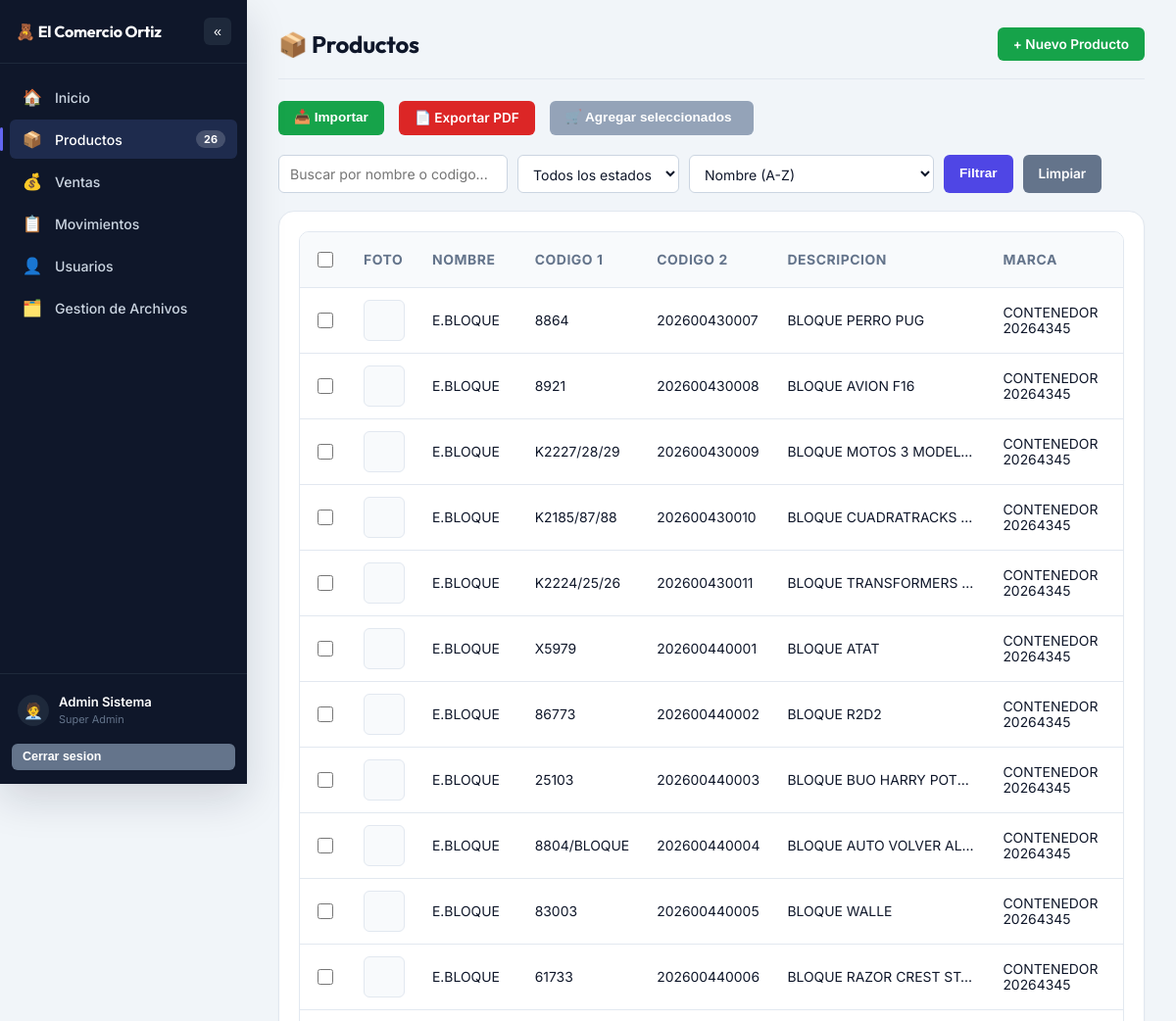
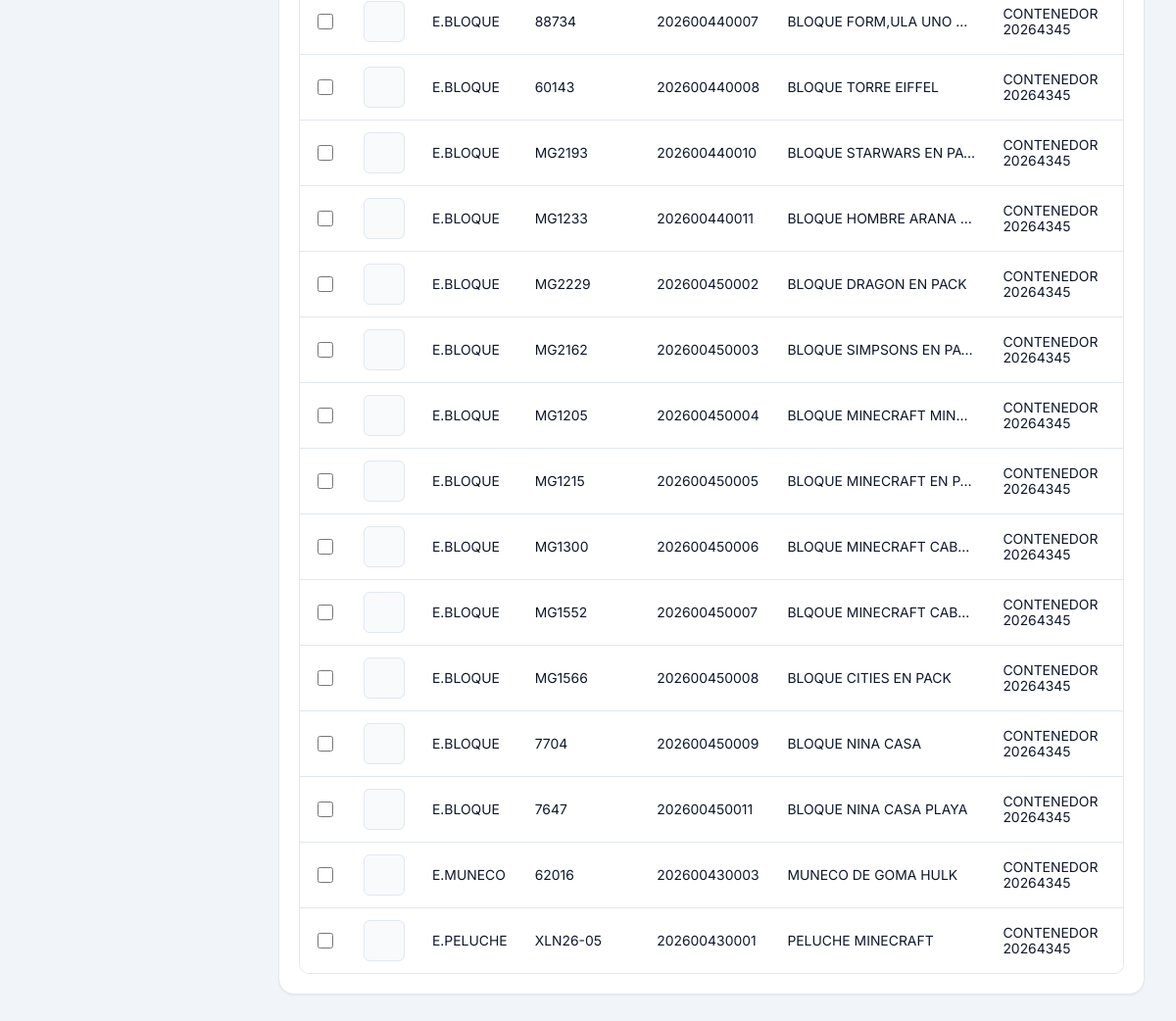
Page /productos/ (signed in) on the committed database (2 pictures, top to bottom).
### tables this page shows
CREATE TABLE productos (
    id_producto INTEGER PRIMARY KEY AUTOINCREMENT,
    foto_url TEXT,
    nombre TEXT NOT NULL,
    -- codigo_1 NO es unico por si solo: el cliente confirmo que se repite
    -- entre productos distintos en su catalogo real. Lo que si identifica
    -- un producto de forma unica es la COMBINACION codigo_1 + codigo_2
    -- (ver el UNIQUE compuesto al final de la tabla, y
    -- productos_model.get_producto_por_codigo / guardar_o_actualizar_desde_excel,
    -- que ya matchean por el par completo).
    codigo_1 TEXT NOT NULL,
    codigo_2 TEXT,
    descripcion TEXT,
    marca TEXT,

    -- Esquema de precios
    precio_unidad_facturado REAL DEFAULT 0,   -- PUF
    precio_docena_facturado REAL DEFAULT 0,   -- PDF
    precio_paquete_facturado REAL DEFAULT 0,  -- PPF
    precio_paquete_neto REAL DEFAULT 0,       -- PPN
    precio_docena_neto REAL DEFAULT 0,        -- PDN
    precio_docena_comercial REAL DEFAULT 0,   -- PDC
    descuento_porcentaje REAL DEFAULT 0,
    incremento_porcentaje REAL DEFAULT 0,

    -- Presentacion y empaque
    pcs_paquete INTEGER DEFAULT 0,
    pcs_caja INTEGER DEFAULT 0,
    venta_fraccionada TEXT DEFAULT 'No' CHECK(venta_fraccionada IN ('Si', 'No')),

    -- Ubicacion y existencias
    id_ubicacion INTEGER REFERENCES ubicaciones(id_ubicacion),
    posicion TEXT,
    -- Puede quedar en 0 o mayor (piezas sueltas -> decimal, ej. venta
    -- fraccionada) o en NEGATIVO: negativo significa que se aprobo una
    -- venta por mas de lo que habia en tienda, y ese numero es lo que
    -- falta reponer desde el almacen (ver alerta en Inicio).
    cantidad REAL NOT NULL DEFAULT 0,

    -- Estado de negocio (Activo/Inactivo). "Agotado" NO se guarda aqui:
    -- se calcula en la aplicacion comparando cantidad <= 0 (0 o negativo,
    -- ver mas abajo), para evitar que quede desincronizado con el stock real.
    estado TEXT DEFAULT 'Activo' CHECK(estado IN ('Activo', 'Inactivo')),

    UNIQUE(codigo_1, codigo_2)
);

### controllers/productos_controller.py (the view)
@productos_bp.route('/')
@roles_required(*ROLES_TODOS)
def index():
    estado = request.args.get('estado', '')
    busqueda = request.args.get('busqueda', '')
    orden = request.args.get('orden', '')
    productos = productos_model.get_all_productos(estado=estado or None, busqueda=busqueda or None, orden=orden or None)
    return render_template(
        'productos/productos_view.html',
        productos=productos,
        estado_filtro=estado,
        busqueda=busqueda,
        orden_actual=orden or productos_model.ORDEN_PRODUCTOS_DEFAULT,
    )

### models/database.py (called while the page is built)
def get_db():
    if 'db' not in g:
        g.db = sqlite3.connect(current_app.config['DATABASE'])
        g.db.row_factory = sqlite3.Row
        g.db.execute('PRAGMA foreign_keys = ON')
    return g.db

### models/productos_model.py (called while the page is built)
def get_all_productos(estado=None, busqueda=None, orden=None):
    db = get_db()
    query = """
        SELECT p.*, u.nombre AS ubicacion_nombre
        FROM productos p
        LEFT JOIN ubicaciones u ON p.id_ubicacion = u.id_ubicacion
        WHERE 1 = 1
    """
    params = []
    if estado:
        query += " AND p.estado = ?"
        params.append(estado)
    if busqueda:
        query += " AND (p.nombre LIKE ? OR p.codigo_1 LIKE ? OR p.codigo_2 LIKE ?)"
        like = f"%{busqueda}%"
        params.extend([like, like, like])
    orden_sql = resolver_orden_sql(orden, ORDENES_PRODUCTOS, ORDEN_PRODUCTOS_DEFAULT)
    query += f" ORDER BY {orden_sql}"
    return db.execute(query, params).fetchall()

def contar_productos():
    db = get_db()
    return db.execute("SELECT COUNT(*) AS c FROM productos").fetchone()['c']

def contar_faltantes():
    db = get_db()
    return db.execute("SELECT COUNT(*) AS c FROM productos WHERE cantidad < 0").fetchone()['c']

### models/ventas_model.py (called while the page is built)
def contar_pendientes(id_personal_filtro=None):
    db = get_db()
    if id_personal_filtro:
        return db.execute(
            "SELECT COUNT(*) AS c FROM ventas WHERE estado = 'Pendiente' AND id_personal_registro = ?",
            (id_personal_filtro,),
        ).fetchone()['c']
    return db.execute(
        "SELECT COUNT(*) AS c FROM ventas WHERE estado = 'Pendiente'"
    ).fetchone()['c']

### utilities/utilities.py (called while the page is built)
def roles_required(*roles_permitidos):
    def decorador(vista):
        @wraps(vista)
        def envoltura(*args, **kwargs):
            if 'id_personal' not in session:
                return redirect(url_for('auth.login'))
            if session.get('rol') not in roles_permitidos:
                flash('No tienes permisos para acceder a esa seccion.', 'danger')
                return redirect(url_for('inicio.index'))
            return vista(*args, **kwargs)
        return envoltura
    return decorador

def resolver_orden_sql(orden, opciones, default):
    return opciones.get(orden, opciones[default])

### templates/productos/productos_view.html (shortened to what this page needs)
{% extends "shared/base.html" %}
{% block content %}
    <div class="page-header">
        <h1>📦 Productos</h1>
        {% if session.get('rol') in ROLES_GESTION %}
            <a href="{{ url_for('productos.nuevo') }}" class="btn btn-success">+ Nuevo Producto</a>
        {% endif %}
    </div>
    <div class="actions-bar">
        {% if session.get('rol') in ROLES_GESTION %}
            <button type="button" class="btn btn-success" data-modal-open="modalImportar">📥 Importar</button>
            <a href="{{ url_for('im_ex.exportar_productos_pdf') }}" class="btn btn-danger" target="_blank">
                📄 Exportar PDF
            </a>
        {% endif %}
        {% if session.get('rol') in ROLES_VENTAS %}
            <button type="submit" form="formCarritoMultiple" id="btnAgregarSeleccionados" class="btn btn-primary" disabled>
                🛒 Agregar seleccionados
            </button>
        {% endif %}
    </div>
    <form method="get" class="filters">
        <input type="text" name="busqueda" placeholder="Buscar por nombre o codigo..." value="{{ busqueda }}">
        <select name="estado">
            <option value="" {{ 'selected' if not estado_filtro }}>Todos los estados</option>
        </select>
        <select name="orden">
            <option value="nombre_asc" {{ 'selected' if orden_actual == 'nombre_asc' }}>Nombre (A-Z)</option>
        </select>
        <button type="submit" class="btn btn-primary">Filtrar</button>
        <a href="{{ url_for('productos.index') }}" class="btn btn-secondary">Limpiar</a>
    </form>
    <div class="card">
        {% if productos %}
            <div class="table-scroll">
                <table>
                    <thead>
                        <tr>
                            {% if session.get('rol') in ROLES_VENTAS %}
                                <th><input type="checkbox" id="chkTodos" title="Seleccionar todos"></th>
                            {% endif %}
                            <th>Foto</th>
                            <th>Nombre</th>
                            <th>Codigo 1</th>
                            <th>Codigo 2</th>
                            <th>Descripcion</th>
                            <th>Marca</th>
                            <th>PUF</th>
                        </tr>
                    </thead>
                    <tbody>
                        {% for p in productos %}
                            <tr>
                                {% if session.get('rol') in ROLES_VENTAS %}
                                    <td>
                                        <input type="checkbox" class="chk-producto" name="ids_seleccionados"
                                               value="{{ p.id_producto }}" form="formCarritoMultiple"
                                               {{ 'disabled' if p.cantidad <= 0 }}>
                                    </td>
                                {% endif %}
                                <td>
                                    {% if p.foto_url %}
                                        <img class="thumb" src="{{ url_for('static', filename='uploads/' ~ p.foto_url) }}" alt="{{ p.nombre }}">
                                    {% else %}
                                        <div class="thumb"></div>
                                    {% endif %}
                                </td>
                                <td>{{ p.nombre }}</td>
                                <td>{{ p.codigo_1 }}</td>
                                <td>{{ p.codigo_2 }}</td>
                                <td class="cell-desc" title="{{ p.descripcion }}">{{ p.descripcion }}</td>
                                <td>{{ p.marca }}</td>
                                <td>{{ '%.2f'|format(p.precio_unidad_facturado) }}</td>
                            </tr>
                        {% endfor %}
                    </tbody>
                </table>
            </div>
        {% endif %}
    </div>
{% endblock %}

### templates/shared/base.html (shortened to what this page needs)
<!DOCTYPE html>
<html lang="es">
<head>
    <link rel="stylesheet" href="{{ url_for('static', filename='css/style.css') }}">
</head>
<body>
    <div class="app-wrapper">
        <aside class="sidebar" id="sidebar">
            <div class="sidebar-header">
                <span class="brand-text">🧸 El Comercio Ortiz</span>
                <button type="button" class="sidebar-toggle" id="sidebarToggle" title="Contraer/Expandir menu">
                    <span id="toggleIcon">&laquo;</span>
                </button>
            </div>
            <nav class="nav-tabs">
                <a href="{{ url_for('inicio.index') }}"
                   class="{{ 'active' if request.endpoint == 'inicio.index' }}">
                    <span class="nav-icon">🏠</span><span class="nav-text">Inicio</span>
                </a>
                <a href="{{ url_for('productos.index') }}"
                   class="{{ 'active' if request.blueprint == 'productos' }}">
                    <span class="nav-icon">📦</span><span class="nav-text">Productos</span>
                    {% if sidebar_total_productos is defined %}
                        <span class="nav-badge-group"><span id="badgeTotalProductos" class="nav-badge">{{ sidebar_total_productos }}</span></span>
                    {% endif %}
                </a>
                {% if session.get('rol') in ROLES_VENTAS %}
                <a href="{{ url_for('ventas.index') }}"
                   class="{{ 'active' if request.blueprint == 'ventas' }}">
                    <span class="nav-icon">💰</span><span class="nav-text">Ventas</span>
                        {% set carrito_count = session.get('carrito', [])|length %}
                </a>
                <a href="{{ url_for('movimientos.index') }}"
                   class="{{ 'active' if request.blueprint == 'movimientos' }}">
                    <span class="nav-icon">📋</span><span class="nav-text">Movimientos</span>
                </a>
                {% endif %}
                {% if session.get('rol') == ROL_SUPER_ADMIN %}
                <a href="{{ url_for('personal.index') }}"
                   class="{{ 'active' if request.blueprint == 'personal' }}">
                    <span class="nav-icon">👤</span><span class="nav-text">Usuarios</span>
                </a>
                {% endif %}
                {% if session.get('rol') in ROLES_GESTION %}
                <a href="{{ url_for('archivos.index') }}"
                   class="{{ 'active' if request.blueprint == 'archivos' }}">
                    <span class="nav-icon">🗂️</span><span class="nav-text">Gestion de Archivos</span>
                </a>
                {% endif %}
            </nav>
            <div class="sidebar-footer">
                <div class="sidebar-user">
                    <span class="nav-icon">🧑‍💼</span>
                    <span class="nav-text"><strong>{{ session.get('nombre_completo', '') }}</strong><br><small>{{ session.get('rol', '') }}</small></span>
                </div>
                <form action="{{ url_for('auth.logout') }}" method="post">
                    <button type="submit" class="btn btn-secondary btn-sm sidebar-logout" title="Cerrar sesion">Cerrar sesion</button>
                </form>
            </div>
        </aside>
        <main class="main-content">
            <div class="container">
                {% block content %}{% endblock %}
            </div>
        </main>
    </div>
</body>
</html>

### rows in the picture
productos: nombre "E.BLOQUE", codigo_1 "8864", codigo_2 "202600430007", descripcion "BLOQUE PERRO PUG", marca "CONTENEDOR 20264345"
productos: nombre "E.BLOQUE", codigo_1 "8921", codigo_2 "202600430008", descripcion "BLOQUE AVION F16", marca "CONTENEDOR 20264345"
productos: nombre "E.BLOQUE", codigo_1 "K2227/28/29", codigo_2 "202600430009", descripcion "BLOQUE MOTOS 3 MODEL…", marca "CONTENEDOR 20264345"
productos: nombre "E.BLOQUE", codigo_1 "K2185/87/88", codigo_2 "202600430010", descripcion "BLOQUE CUADRATRACKS…", marca "CONTENEDOR 20264345"
productos: nombre "E.BLOQUE", codigo_1 "K2224/25/26", codigo_2 "202600430011", descripcion "BLOQUE TRANSFORMERS…", marca "CONTENEDOR 20264345"
productos: nombre "E.BLOQUE", codigo_1 "X5979", codigo_2 "202600440001", descripcion "BLOQUE ATAT", marca "CONTENEDOR 20264345"
productos: nombre "E.BLOQUE", codigo_1 "86773", codigo_2 "202600440002", descripcion "BLOQUE R2D2", marca "CONTENEDOR 20264345"
productos: nombre "E.BLOQUE", codigo_1 "25103", codigo_2 "202600440003", descripcion "BLOQUE BUO HARRY POT…", marca "CONTENEDOR 20264345"
productos: nombre "E.BLOQUE", codigo_1 "8804/BLOQUE", codigo_2 "202600440004", descripcion "BLOQUE AUTO VOLVER AL…", marca "CONTENEDOR 20264345"
productos: nombre "E.BLOQUE", codigo_1 "83003", codigo_2 "202600440005", descripcion "BLOQUE WALLE", marca "CONTENEDOR 20264345"
productos: nombre "E.BLOQUE", codigo_1 "61733", codigo_2 "202600440006", descripcion "BLOQUE RAZOR CREST ST…", marca "CONTENEDOR 20264345"
productos: nombre "E.BLOQUE", codigo_1 "88734", codigo_2 "202600440007", descripcion "BLOQUE FORM,ULA UNO…", marca "CONTENEDOR 20264345"
productos: nombre "E.BLOQUE", codigo_1 "60143", codigo_2 "202600440008", descripcion "BLOQUE TORRE EIFFEL", marca "CONTENEDOR 20264345"
productos: nombre "E.BLOQUE", codigo_1 "MG2193", codigo_2 "202600440010", descripcion "BLOQUE STARWARS EN PA…", marca "CONTENEDOR 20264345"
productos: nombre "E.BLOQUE", codigo_1 "MG1233", codigo_2 "202600440011", descripcion "BLOQUE HOMBRE ARANA…", marca "CONTENEDOR 20264345"
productos: nombre "E.BLOQUE", codigo_1 "MG2229", codigo_2 "202600450002", descripcion "BLOQUE DRAGON EN PACK", marca "CONTENEDOR 20264345"
productos: nombre "E.BLOQUE", codigo_1 "MG2162", codigo_2 "202600450003", descripcion "BLOQUE SIMPSONS EN PA…", marca "CONTENEDOR 20264345"
productos: nombre "E.BLOQUE", codigo_1 "MG1205", codigo_2 "202600450004", descripcion "BLOQUE MINECRAFT MIN…", marca "CONTENEDOR 20264345"
productos: nombre "E.BLOQUE", codigo_1 "MG1215", codigo_2 "202600450005", descripcion "BLOQUE MINECRAFT EN P…", marca "CONTENEDOR 20264345"
productos: nombre "E.BLOQUE", codigo_1 "MG1300", codigo_2 "202600450006", descripcion "BLOQUE MINECRAFT CAB…", marca "CONTENEDOR 20264345"
productos: nombre "E.BLOQUE", codigo_1 "MG1552", codigo_2 "202600450007", descripcion "BLQOUE MINECRAFT CAB…", marca "CONTENEDOR 20264345"
productos: nombre "E.BLOQUE", codigo_1 "MG1566", codigo_2 "202600450008", descripcion "BLOQUE CITIES EN PACK", marca "CONTENEDOR 20264345"
productos: nombre "E.BLOQUE", codigo_1 "7704", codigo_2 "202600450009", descripcion "BLOQUE NINA CASA", marca "CONTENEDOR 20264345"
productos: nombre "E.BLOQUE", codigo_1 "7647", codigo_2 "202600450011", descripcion "BLOQUE NINA CASA PLAYA", marca "CONTENEDOR 20264345"
productos: nombre "E.MUNECO", codigo_1 "62016", codigo_2 "202600430003", descripcion "MUNECO DE GOMA HULK", marca "CONTENEDOR 20264345"
productos: nombre "E.PELUCHE", codigo_1 "XLN26-05", codigo_2 "202600430001", descripcion "PELUCHE MINECRAFT", marca "CONTENEDOR 20264345"

### other values in the picture
{{ sidebar_total_productos }} "26"
{{ session.get('nombre_completo', '') }} "Admin Sistema"
{{ session.get('rol', '') }} "Super Admin"
